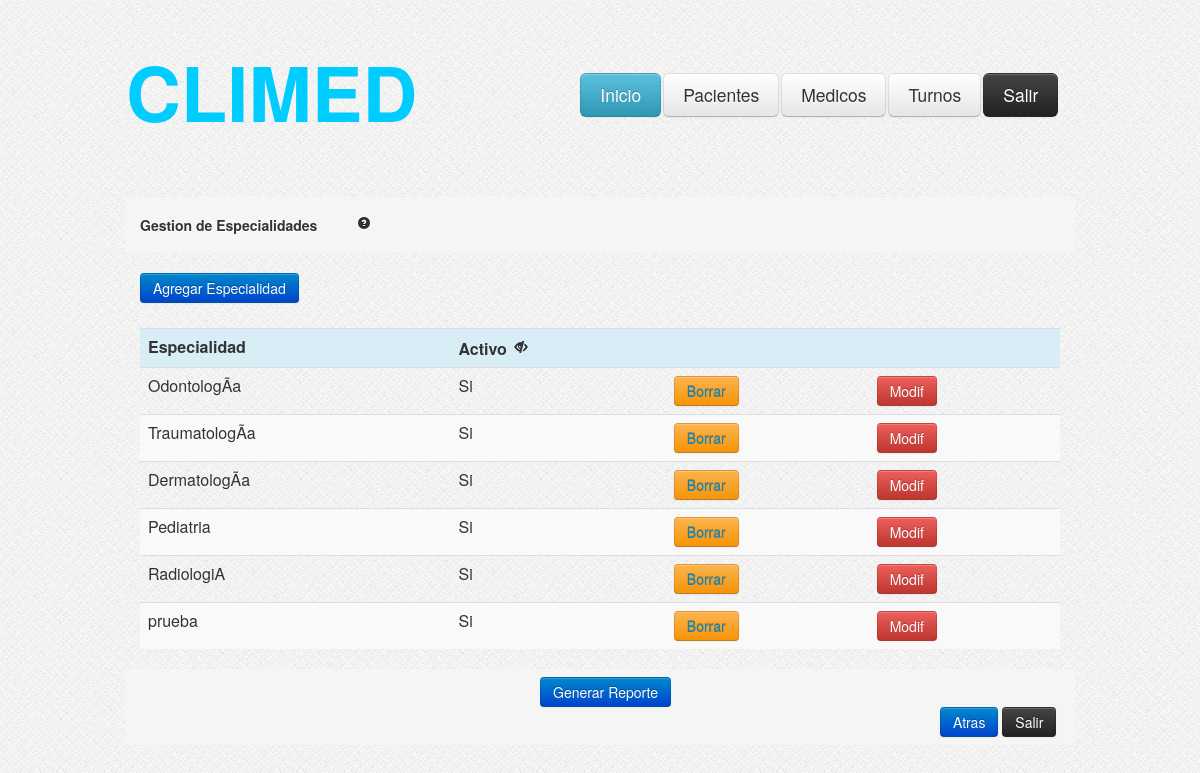
Page /GestionEspecialidades.php on the earlier database version.
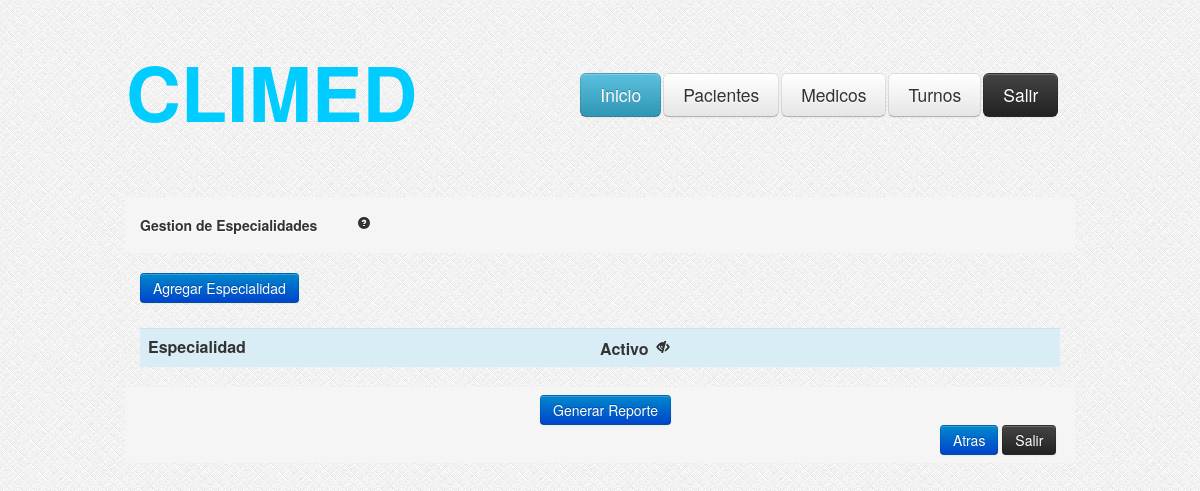
Same page on the later database version.
### tables this page shows
CREATE TABLE IF NOT EXISTS `especialidades` (
  `idespecialidad` int(11) NOT NULL AUTO_INCREMENT,
  `nombre` varchar(200) NOT NULL,
  `activo` tinyint(1) NOT NULL DEFAULT '1',
  PRIMARY KEY (`idespecialidad`)
);

### GestionEspecialidades.php (the view, shortened to what this page needs)
<?php
	if (!isset($_GET['ojito'])) {
		$ojito=1;
	}else{
		$ojito=$_GET['ojito'];
	}
	$consulta = "SELECT idespecialidad,nombre,activo FROM especialidades where activo = ".$ojito." OR 0 = ".$ojito." ";
    $resultado = mysql_query($consulta);
?>
<html>
<head>
<link rel="stylesheet" type="text/css" href="css/estilo.css"/>
<link rel="stylesheet" type="text/css" href="css/bootstrap.css"/>
<link rel="stylesheet" type="text/css" href="css/bootstrap-responsive.css"/>
</head>
<body style="background-image:url('images/bg.png')">
	<?php include_once('header.php'); ?>
	<div class="encapsulador">
		<div class="contenedor">
			<ul class="breadcrumb">
				<li>
					<h5>Gestion de Especialidades<a href="#" style="margin-left: 40px;"><i class="icon-question-sign"></i></a></h5>
				</li>
			</ul>
			<div style="margin-left: 15px;">
			<button class="btn btn-primary" type="button" onclick="location.href='AltaEspecialidades.php'">
			   Agregar Especialidad
			</button>
			</div>
			<div id="tabla-gestion-especialidades" style="margin-top: 25px; margin-left: 15px; margin-right: 15px;">
				<table class="table table-striped">
					<tr class="info">
						<td><b>Especialidad</b></td>
						<td><b>Activo</b>
						<?php
							if($ojito == 1){
								echo "<a href='GestionEspecialidades.php?ojito=0'><i class='icon-eye-close' style='margin-left: 3px; margin-top: 3px;'></i></a>";
							} else {
								echo "<a href='GestionEspecialidades.php?ojito=1'><i class='icon-eye-open' style='margin-left: 3px; margin-top: 3px;'></i></a>";
							}
						?>
						</td>
						<td></td>
						<td></td>
					</tr>
					<?php
				while ($valor = mysql_fetch_array($resultado))
				{
				?>
					<tr>
						<td><?php echo $valor["nombre"]; ?></td>
						<?php
							$id = $valor['idespecialidad'];
							if( $valor["activo"] == 1 ){
								echo "<td>  Si </td>";
								echo "<td><button class='btn btn-warning' type='button' ><a href='BorrarEspecialidad.php?idespecialidad=".$id."'> Borrar </a></button> </td>";
							}
						    else {
							    echo "<td>No</td>";
								echo "<td><button class='btn btn-success' type='button'><a href='HabilitarEspecialidad.php?idespecialidad=".$id."'>Habilitar </a></button> </td>";
							}
						?>
						<td><button class="btn btn-danger" onclick="location.href='Especialidad.php?idespecialidad=<?php echo $valor["idespecialidad"]; ?>'"type="button">Modif</button> </td>
					</tr>
				<?php
				}
				?>
				</table>
			</div>
			<ul class="breadcrumb">
				<li>
					<button class="btn btn-primary" style="margin-left:400px;" type="button">Generar Reporte</button>
					<div style="margin-left: 800px;">
						<button class="btn btn-primary"type="button" onclick="javascript:history.go(-1)"> Atras </button>
						<button class="btn btn-inverse" type="button" onclick="window.close();"> Salir </button>
					</div>
				</li>
			</ul>
		</div>
	</div>
</body>
</html>

Differences in the rows shown:
removed especialidades: nombre "OdontologÃ­a"
removed especialidades: nombre "TraumatologÃ­a"
removed especialidades: nombre "DermatologÃ­a"
removed especialidades: nombre "Pediatria"
removed especialidades: nombre "RadiologiA"
removed especialidades: nombre "prueba"
